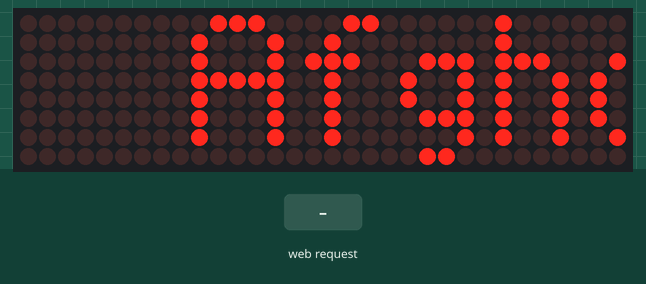
Recording of a sketch running on a simulated ESP32. Parts: 32×8 LED matrix. The test bench sets the inputs (shaded band). What the sketch prints to the serial monitor is not drawn.

Above: at 1.2 s.
1.3 s: HTTP request GET /update?speed=120 received
At 1.43 s:
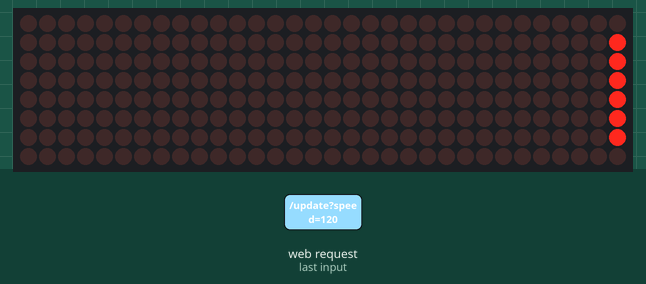
At 1.79 s:
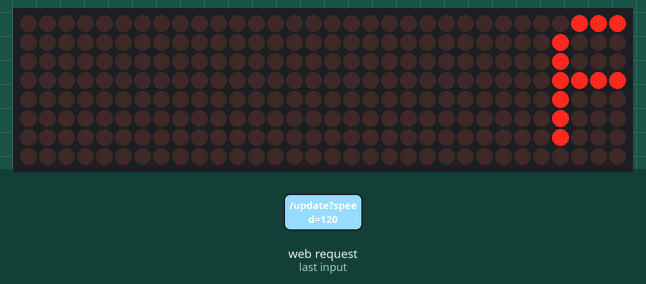

The sketch:

Code.ino
```cpp
#include <WiFi.h>
#include <AsyncTCP.h>
#include <ESPAsyncWebServer.h>
#include <MD_Parola.h>
#include <MD_MAX72XX.h>
#include <SPI.h>

// LED Matrix Configuration
#define HARDWARE_TYPE MD_MAX72XX::FC16_HW
#define MAX_DEVICES 4

#define DATA_PIN 23  // ESP32 data pin (connect to DIN of matrix)
#define CLK_PIN 18   // ESP32 clock pin (connect to CLK of matrix)
#define CS_PIN 5     // ESP32 chip select pin (connect to CS/LOAD of matrix)

// Create Parola Display Object
MD_Parola myDisplay = MD_Parola(HARDWARE_TYPE, CS_PIN, MAX_DEVICES);

// WiFi Access Point Settings
const char* apSSID = "ESP32_Matrix";    // Name of the WiFi network
const char* apPassword = "12345678";    // Password for the network (at least 8 characters)

// Web Server on port 80
AsyncWebServer server(80);

// Variables to store user input
String displayText = "Afghan Robotic Team!";
int scrollSpeed = 50; // Default scroll speed

// HTML Web Page
const char index_html[] PROGMEM = R"rawliteral(
<!DOCTYPE html>
<html>
<head>
    <title>ESP32 LED Matrix</title>
    <style>
        body { font-family: Arial, sans-serif; text-align: center; }
        input, select, button { font-size: 16px; margin: 10px; padding: 8px; }
    </style>
</head>
<body>
    <h2>ESP32 LED Matrix Control</h2>
    <form action="/update" method="GET">
        <label>Enter Text:</label>
        <input type="text" name="text" placeholder="Enter message" required>
        <br>
        <label>Scroll Speed:</label>
        <select name="speed">
            <option value="30">Fast</option>
            <option value="50" selected>Medium</option>
            <option value="80">Slow</option>
        </select>
        <br>
        <button type="submit">Update Display</button>
    </form>
</body>
</html>
)rawliteral";

// Function to Update Display
void updateDisplay() {
  myDisplay.displayClear();
  myDisplay.displayScroll(displayText.c_str(), PA_CENTER, PA_SCROLL_LEFT, scrollSpeed);
}

void setup() {
  Serial.begin(115200);

  // Create Access Point
  WiFi.softAP(apSSID, apPassword);
  IPAddress myIP = WiFi.softAPIP();
  Serial.print("Access Point IP: ");
  Serial.println(myIP);

  // Start Display
  myDisplay.begin();
  myDisplay.setIntensity(5);
  updateDisplay();  // Start with default message

  // Handle Web Page
  server.on("/", HTTP_GET, [](AsyncWebServerRequest *request) {
    request->send_P(200, "text/html", index_html);
  });

  // Handle Text & Speed Updates
  server.on("/update", HTTP_GET, [](AsyncWebServerRequest *request) {
    if (request->hasParam("text")) {
      displayText = request->getParam("text")->value();
    }
    if (request->hasParam("speed")) {
      scrollSpeed = request->getParam("speed")->value().toInt();
    }
    updateDisplay();
    request->send(200, "text/plain", "Updated Successfully! Go back.");
  });

  // Start Server
  server.begin();
}

void loop() {
  if (myDisplay.displayAnimate()) {
    updateDisplay(); // Continue animation until text fully scrolls
  }
}
```
